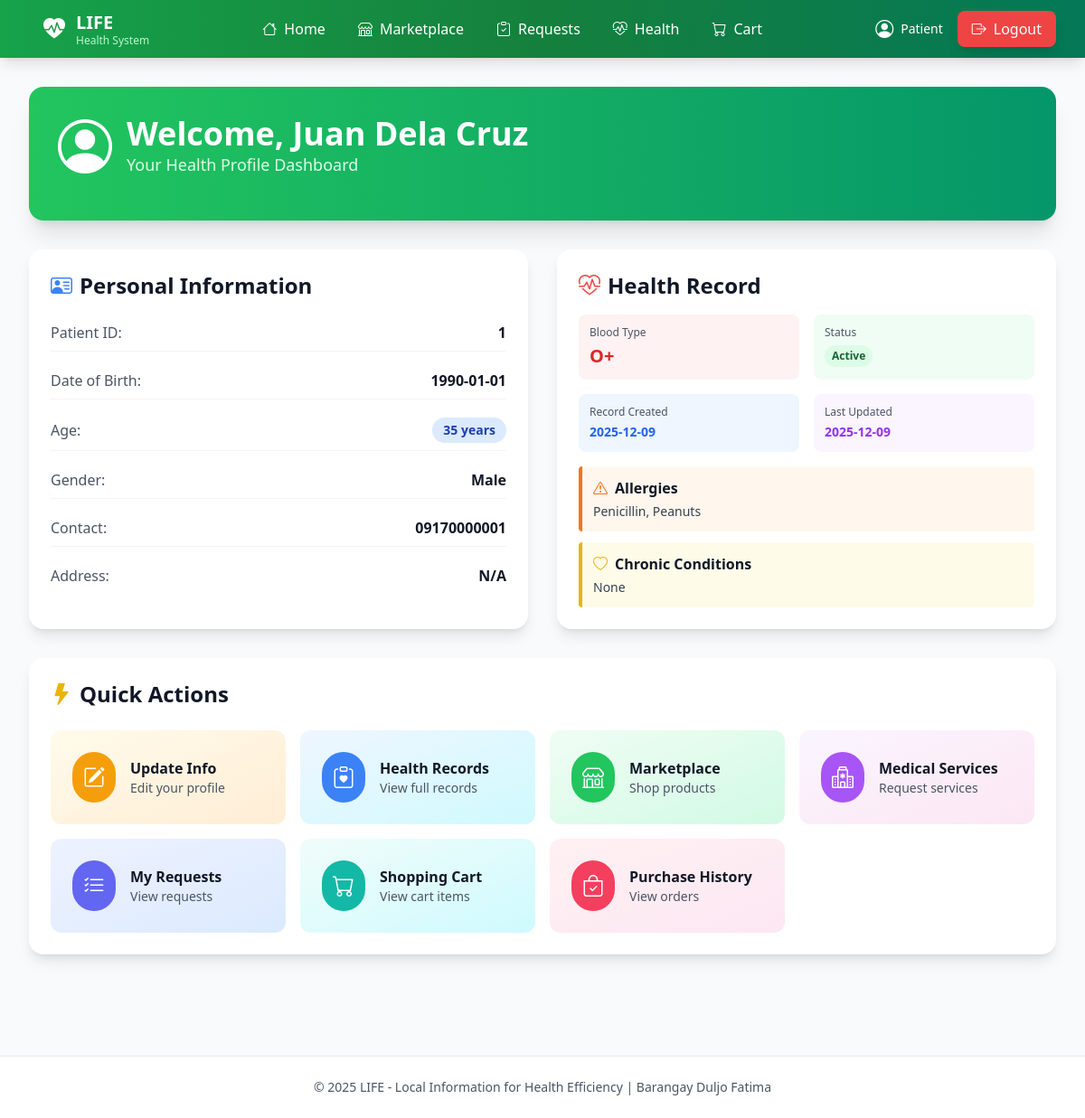
/patient_profile (signed in), run on an earlier commit of the app's database.
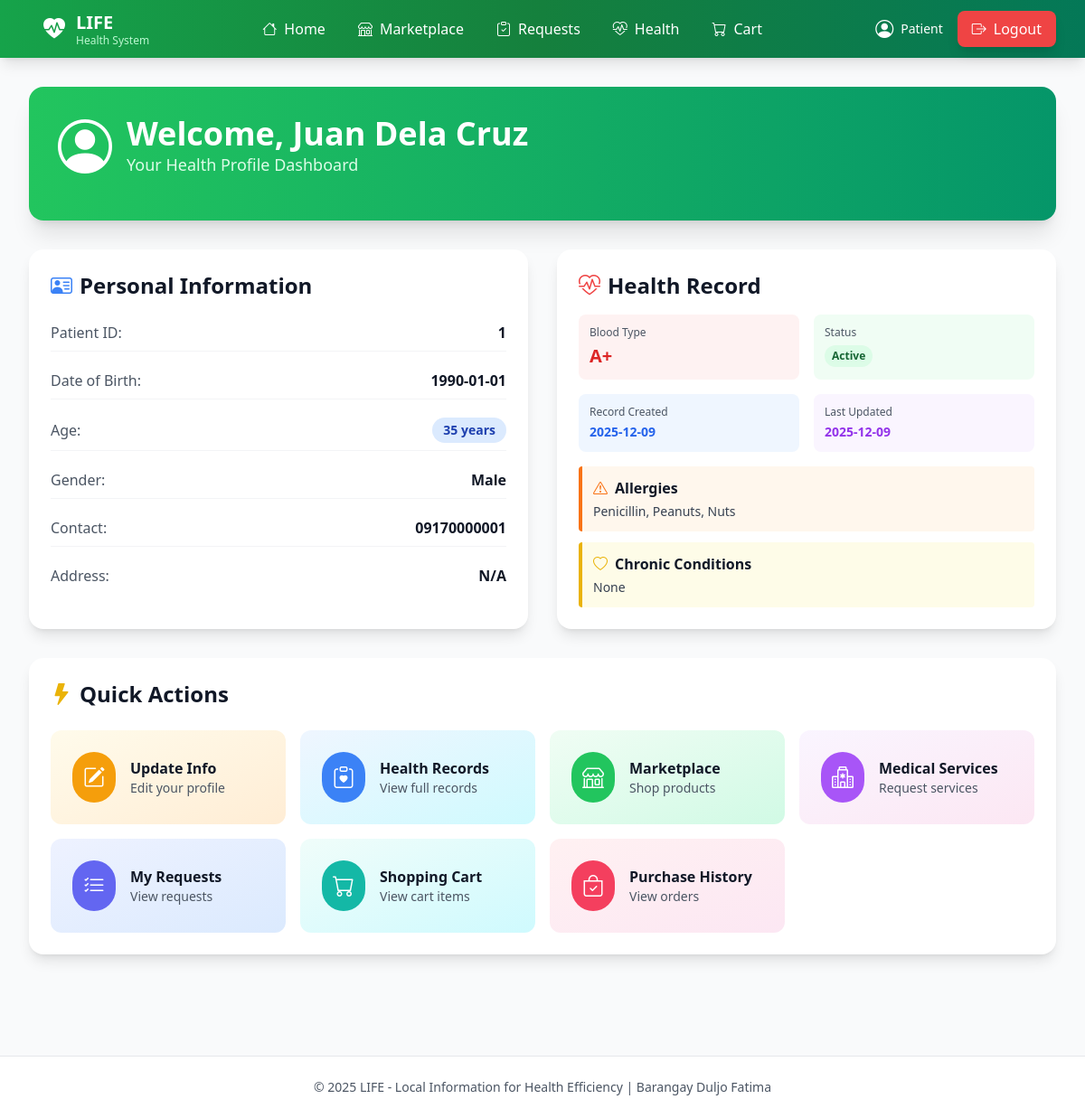
And on a later commit of the database.
### tables this page shows
CREATE TABLE health_records (
            id INTEGER PRIMARY KEY AUTOINCREMENT,
            patient_id INTEGER NOT NULL UNIQUE,
            blood_type TEXT,
            allergies TEXT,
            chronic_conditions TEXT,
            status TEXT DEFAULT 'Active',
            created_at TIMESTAMP DEFAULT CURRENT_TIMESTAMP,
            updated_at TIMESTAMP DEFAULT CURRENT_TIMESTAMP,
            FOREIGN KEY (patient_id) REFERENCES patients(id)
        );

### app.py (the view, shortened to what this page needs)
@app.route("/patient_profile")
def patient_profile():
    patient_id = session.get("user_id")
    if session.get("role") != 'patient' or not patient_id:
        return redirect(url_for('patient_signin'))
    db = get_db()
    c = db.cursor()
    patient = c.execute("SELECT * FROM patients WHERE id = ?", (patient_id,)).fetchone()
    if patient:
        patient_dict = dict(patient)
        patient_dict["age"] = calculate_age(patient["dob"])
        health = c.execute("SELECT * FROM health_records WHERE patient_id = ?", (patient_id,)).fetchone()
        if health:
            try:
                patient_dict["blood_type"] = health["blood_type"]
                patient_dict["allergies"] = health["allergies"]
                patient_dict["chronic_conditions"] = health["chronic_conditions"]
                patient_dict["health_status"] = health["status"]
                patient_dict["health_created_at"] = health["created_at"]
                patient_dict["health_updated_at"] = health["updated_at"]
            except Exception:
                patient_dict["blood_type"] = health[2] if len(health) > 2 else None
                patient_dict["allergies"] = health[3] if len(health) > 3 else None
                patient_dict["chronic_conditions"] = health[4] if len(health) > 4 else None
                patient_dict["health_status"] = health[5] if len(health) > 5 else None
                patient_dict["health_created_at"] = health[6] if len(health) > 6 else None
                patient_dict["health_updated_at"] = health[7] if len(health) > 7 else None
        return render_template("patient_profile.html", patient=patient_dict)
    else:
        session.clear()
        return redirect(url_for('patient_signin'))

### app.py (called while the page is built)
def calculate_age(dob_str):
    try:
        dob = datetime.strptime(dob_str, "%Y-%m-%d").date()
        today = date.today()
        return today.year - dob.year - ((today.month, today.day) < (dob.month, dob.day))
    except (ValueError, TypeError):
        return None

def get_db():
    db = getattr(g, "_database", None)
    if db is None:
        db = g._database = sqlite3.connect(DATABASE)
        db.row_factory = sqlite3.Row
    return db

@app.teardown_appcontext
def close_connection(exception):
    db = getattr(g, "_database", None)
    if db is not None:
        db.close()

### templates/patient_profile.html (shortened to what the changed rows need)
{% extends "layout.html" %}
{% block content %}
{% if patient %}
<div class="animate-slideUp">
    <div class="bg-gradient-to-r from-green-500 to-emerald-600 rounded-2xl shadow-xl p-8 mb-8 text-white">
        <div class="flex items-center space-x-4 mb-4">
            <i class="bi bi-person-circle text-6xl"></i>
            <div>
                <h1 class="text-4xl font-bold">Welcome, {{ patient.first_name }} {{ patient.last_name }}</h1>
                <p class="text-green-100 text-lg">Your Health Profile Dashboard</p>
            </div>
        </div>
    </div>
    <div class="grid md:grid-cols-2 gap-8 mb-8">
        <div class="bg-white rounded-2xl shadow-lg p-6 card-hover">
            <h2 class="text-2xl font-bold text-gray-900 mb-4 flex items-center space-x-2">
                <i class="bi bi-person-vcard text-blue-500"></i>
                <span>Personal Information</span>
            </h2>
            <div class="space-y-3">
                <div class="flex justify-between items-center py-2 border-b border-gray-100">
                    <span class="text-gray-600">Patient ID:</span>
                    <span class="font-semibold text-gray-900">{{ patient.id }}</span>
                </div>
                <div class="flex justify-between items-center py-2 border-b border-gray-100">
                    <span class="text-gray-600">Date of Birth:</span>
                    <span class="font-semibold text-gray-900">{{ patient.dob }}</span>
                </div>
                <div class="flex justify-between items-center py-2 border-b border-gray-100">
                    <span class="text-gray-600">Age:</span>
                    <span class="inline-flex items-center px-3 py-1 rounded-full text-sm font-semibold bg-blue-100 text-blue-800">
                        {{ patient.age }} years
                    </span>
                </div>
                <div class="flex justify-between items-center py-2 border-b border-gray-100">
                    <span class="text-gray-600">Gender:</span>
                    <span class="font-semibold text-gray-900">{{ patient.sex }}</span>
                </div>
                <div class="flex justify-between items-center py-2 border-b border-gray-100">
                    <span class="text-gray-600">Contact:</span>
                    <span class="font-semibold text-gray-900">{{ patient.contact }}</span>
                </div>
                <div class="flex justify-between items-center py-2">
                    <span class="text-gray-600">Address:</span>
                    <span class="font-semibold text-gray-900 text-right">{{ patient.address or 'N/A' }}</span>
                </div>
            </div>
        </div>
        <div class="bg-white rounded-2xl shadow-lg p-6 card-hover">
            <h2 class="text-2xl font-bold text-gray-900 mb-4 flex items-center space-x-2">
                <i class="bi bi-heart-pulse text-red-500"></i>
                <span>Health Record</span>
            </h2>
            <div class="grid grid-cols-2 gap-4 mb-4">
                <div class="bg-red-50 rounded-lg p-3">
                    <p class="text-xs text-gray-600 mb-1">Blood Type</p>
                    <p class="text-xl font-bold text-red-600">{{ patient.blood_type or 'Not set' }}</p>
                </div>
                <div class="bg-green-50 rounded-lg p-3">
                    <p class="text-xs text-gray-600 mb-1">Status</p>
                    <span class="inline-flex items-center px-2 py-1 rounded-full text-xs font-semibold {% if patient.health_status == 'Active' %}bg-green-100 text-green-800{% else %}bg-gray-100 text-gray-800{% endif %}">
                        {{ patient.health_status or 'Unknown' }}
                    </span>
                </div>
                <div class="bg-blue-50 rounded-lg p-3">
                    <p class="text-xs text-gray-600 mb-1">Record Created</p>
                    <p class="text-sm font-semibold text-blue-600">{{ patient.health_created_at[:10] if patient.health_created_at else 'N/A' }}</p>
                </div>
                <div class="bg-purple-50 rounded-lg p-3">
                    <p class="text-xs text-gray-600 mb-1">Last Updated</p>
                    <p class="text-sm font-semibold text-purple-600">{{ patient.health_updated_at[:10] if patient.health_updated_at else 'N/A' }}</p>
                </div>
            </div>
            <div class="space-y-3">
                <div class="bg-orange-50 border-l-4 border-orange-500 rounded p-3">
                    <h3 class="font-semibold text-gray-900 mb-1 flex items-center space-x-2">
                        <i class="bi bi-exclamation-triangle text-orange-500"></i>
                        <span>Allergies</span>
                    </h3>
                    <p class="text-gray-700 text-sm">{{ patient.allergies or 'No allergies recorded' }}</p>
                </div>
                <div class="bg-yellow-50 border-l-4 border-yellow-500 rounded p-3">
                    <h3 class="font-semibold text-gray-900 mb-1 flex items-center space-x-2">
                        <i class="bi bi-heart text-yellow-500"></i>
                        <span>Chronic Conditions</span>
                    </h3>
                    <p class="text-gray-700 text-sm">{{ patient.chronic_conditions or 'No chronic conditions recorded' }}</p>
                </div>
            </div>
        </div>
    </div>
    <div class="bg-white rounded-2xl shadow-lg p-6 mb-8">
        <h2 class="text-2xl font-bold text-gray-900 mb-6 flex items-center space-x-2">
            <i class="bi bi-lightning-fill text-yellow-500"></i>
            <span>Quick Actions</span>
        </h2>
        <div class="grid grid-cols-1 sm:grid-cols-2 lg:grid-cols-4 gap-4">
            <a href="{{ url_for('patient_edit_profile') }}"
               class="group bg-gradient-to-br from-amber-50 to-orange-100 hover:from-amber-100 hover:to-orange-200 rounded-xl p-6 transition-all duration-300 transform hover:scale-105 hover:shadow-lg">
                <div class="flex items-center space-x-4">
                    <div class="bg-amber-500 text-white rounded-full p-3 group-hover:scale-110 transition-transform">
                        <i class="bi bi-pencil-square text-2xl"></i>
                    </div>
                    <div>
                        <h3 class="font-bold text-gray-900">Update Info</h3>
                        <p class="text-sm text-gray-600">Edit your profile</p>
                    </div>
                </div>
            </a>
            <a href="{{ url_for('view_health_records') }}"
               class="group bg-gradient-to-br from-blue-50 to-cyan-100 hover:from-blue-100 hover:to-cyan-200 rounded-xl p-6 transition-all duration-300 transform hover:scale-105 hover:shadow-lg">
                <div class="flex items-center space-x-4">
                    <div class="bg-blue-500 text-white rounded-full p-3 group-hover:scale-110 transition-transform">
                        <i class="bi bi-clipboard-heart text-2xl"></i>
                    </div>
                    <div>
                        <h3 class="font-bold text-gray-900">Health Records</h3>
                        <p class="text-sm text-gray-600">View full records</p>
                    </div>
                </div>
            </a>
            <a href="{{ url_for('patient_marketplace') }}"
               class="group bg-gradient-to-br from-green-50 to-emerald-100 hover:from-green-100 hover:to-emerald-200 rounded-xl p-6 transition-all duration-300 transform hover:scale-105 hover:shadow-lg">
                <div class="flex items-center space-x-4">
                    <div class="bg-green-500 text-white rounded-full p-3 group-hover:scale-110 transition-transform">
                        <i class="bi bi-shop text-2xl"></i>
                    </div>
                    <div>
                        <h3 class="font-bold text-gray-900">Marketplace</h3>
                        <p class="text-sm text-gray-600">Shop products</p>
                    </div>
                </div>
            </a>
            <a href="{{ url_for('medical_services') }}"
               class="group bg-gradient-to-br from-purple-50 to-pink-100 hover:from-purple-100 hover:to-pink-200 rounded-xl p-6 transition-all duration-300 transform hover:scale-105 hover:shadow-lg">
                <div class="flex items-center space-x-4">
                    <div class="bg-purple-500 text-white rounded-full p-3 group-hover:scale-110 transition-transform">
                        <i class="bi bi-hospital text-2xl"></i>
                    </div>
                    <div>
                        <h3 class="font-bold text-gray-900">Medical Services</h3>
                        <p class="text-sm text-gray-600">Request services</p>
                    </div>
                </div>
            </a>
            <a href="{{ url_for('my_service_requests') }}"
               class="group bg-gradient-to-br from-indigo-50 to-blue-100 hover:from-indigo-100 hover:to-blue-200 rounded-xl p-6 transition-all duration-300 transform hover:scale-105 hover:shadow-lg">
                <div class="flex items-center space-x-4">
                    <div class="bg-indigo-500 text-white rounded-full p-3 group-hover:scale-110 transition-transform">
                        <i class="bi bi-list-check text-2xl"></i>
                    </div>
                    <div>
                        <h3 class="font-bold text-gray-900">My Requests</h3>
                        <p class="text-sm text-gray-600">View requests</p>
                    </div>
                </div>
            </a>
            <a href="{{ url_for('view_cart') }}"
               class="group bg-gradient-to-br from-teal-50 to-cyan-100 hover:from-teal-100 hover:to-cyan-200 rounded-xl p-6 transition-all duration-300 transform hover:scale-105 hover:shadow-lg">
                <div class="flex items-center space-x-4">
                    <div class="bg-teal-500 text-white rounded-full p-3 group-hover:scale-110 transition-transform">
                        <i class="bi bi-cart text-2xl"></i>
                    </div>
                    <div>
                        <h3 class="font-bold text-gray-900">Shopping Cart</h3>
                        <p class="text-sm text-gray-600">View cart items</p>
                    </div>
                </div>
            </a>
            <a href="{{ url_for('purchase_history') }}"
               class="group bg-gradient-to-br from-rose-50 to-pink-100 hover:from-rose-100 hover:to-pink-200 rounded-xl p-6 transition-all duration-300 transform hover:scale-105 hover:shadow-lg">
                <div class="flex items-center space-x-4">
                    <div class="bg-rose-500 text-white rounded-full p-3 group-hover:scale-110 transition-transform">
                        <i class="bi bi-bag-check text-2xl"></i>
                    </div>
                    <div>
                        <h3 class="font-bold text-gray-900">Purchase History</h3>
                        <p class="text-sm text-gray-600">View orders</p>
                    </div>
                </div>
            </a>
        </div>
    </div>
</div>
{% endif %}
{% endblock %}

What changed in the data, as far as the page shows it:
changed health_records "None": blood_type "O+" → "A+"; allergies "Penicillin, Peanuts" → "Penicillin, Peanuts, Nuts"
